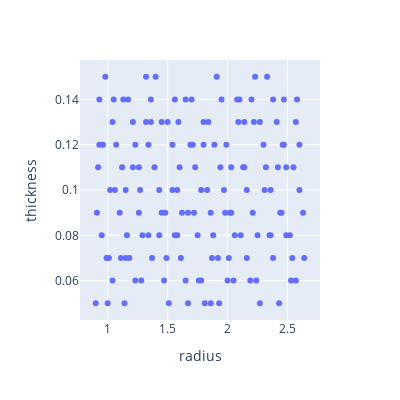

Here is the notebook cell this chart was saved with:
### Code cell
halton_fig = px.scatter(halton_samples, x="radius", y="thickness", width=400, height=400)
halton_fig

### Figure 1 — Plotly figure (JSON) as saved in the notebook; plotly's stock layout.template omitted (floating-point values rounded to 4 significant figures; data arrays with more than 128 entries replaced by an {"elided": "..."} marker saying what was removed)
{"data": [{"hovertemplate": "radius=%{x}<br>thickness=%{y}<extra></extra>", "legendgroup": "", "marker": {"color": "#636efa", "symbol": "circle"}, "mode": "markers", "name": "", "orientation": "v", "showlegend": false, "type": "scatter", "x": {"elided": "150 float values"}, "xaxis": "x", "y": {"elided": "150 float values"}, "yaxis": "y"}], "layout": {"height": 400, "legend": {"tracegroupgap": 0}, "margin": {"t": 60}, "width": 400, "xaxis": {"anchor": "y", "autorange": true, "domain": [0, 1], "range": [0.7686, 2.771], "title": {"text": "radius"}, "type": "linear"}, "yaxis": {"anchor": "x", "autorange": true, "domain": [0, 1], "range": [0.0426, 0.1574], "title": {"text": "thickness"}, "type": "linear"}}}
